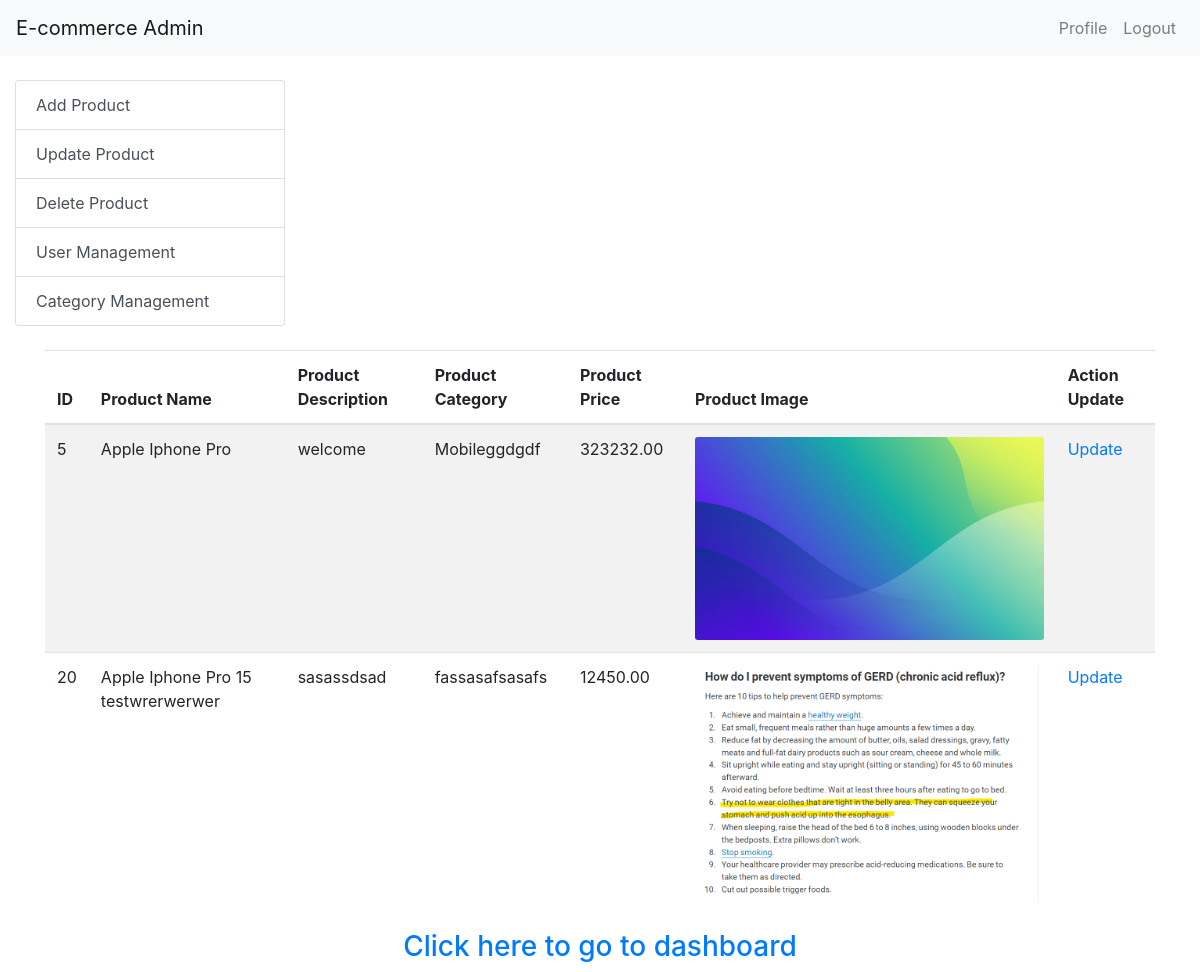
/Crud/Design_Update_Product.php, run on the app's committed database.
### tables this page shows
CREATE TABLE `product_details` (
  `product_id` int(11) NOT NULL,
  `product_name` varchar(255) NOT NULL,
  `product_description` text NOT NULL,
  `product_category` varchar(100) NOT NULL,
  `product_price` decimal(10,2) NOT NULL,
  `product_sku` varchar(50) DEFAULT NULL,
  `product_barcode` varchar(50) DEFAULT NULL,
  `product_weight` decimal(10,2) DEFAULT NULL,
  `product_dimensions` varchar(100) DEFAULT NULL,
  `product_quantity` int(11) DEFAULT NULL,
  `product_variants` varchar(255) DEFAULT NULL,
  `shipping_info` varchar(255) DEFAULT NULL,
  `seo_info` varchar(255) DEFAULT NULL,
  `product_brand` varchar(100) DEFAULT NULL,
  `product_features` text DEFAULT NULL,
  `product_benefits` text DEFAULT NULL,
  `related_products` varchar(255) DEFAULT NULL,
  `product_reviews` text DEFAULT NULL,
  `created_at` timestamp NOT NULL DEFAULT current_timestamp(),
  `image_filenames` varchar(2555) NOT NULL
);

### Crud/Design_Update_Product.php (the view, shortened to what this page needs)
<!DOCTYPE html>
<html lang="en">
<head>
    <link href="https://maxcdn.bootstrapcdn.com/bootstrap/4.5.2/css/bootstrap.min.css" rel="stylesheet">
</head>
<body>
<header>
    <nav class="navbar navbar-expand-lg navbar-light bg-light">
        <a class="navbar-brand" href="#">E-commerce Admin</a>
        <div class="collapse navbar-collapse" id="navbarNav">
            <ul class="navbar-nav ml-auto">
                <li class="nav-item">
                    <a class="nav-link" href="#">Profile</a>
                </li>
                <li class="nav-item">
                    <a class="nav-link" href="#">Logout</a>
                </li>
            </ul>
        </div>
    </nav>
</header>
<body>
<div class="container-fluid mt-4">
    <div class="row">
        <div class="col-md-3">
            <div class="list-group">
                <a href="Design_Add_Product.php" class="list-group-item list-group-item-action">Add Product</a>
                <a href="Design_Update_Product.php" class="list-group-item list-group-item-action">Update Product</a>
                <a href="Design_Delete_Product.php" class="list-group-item list-group-item-action">Delete Product</a>
                <a href="#" class="list-group-item list-group-item-action">User Management</a>
                <a href="#" class="list-group-item list-group-item-action">Category Management</a>
            </div>
        </div>
<div class="container mt-4">
    <?php
    $conn = mysqli_connect("localhost", "root", "", "Atmiya_Ecommerce");
    $sql = "SELECT * FROM Product_Details";
    $result = mysqli_query($conn, $sql);
  echo '<div class="table-responsive">';
    echo '<table class="table table-striped">';
    echo '<thead>';
    echo '<tr>';
    echo '<th>ID</th>';
    echo '<th>Product Name</th>';
    echo '<th>Product Description</th>';
    echo '<th>Product Category</th>';
    echo '<th>Product Price</th>';
	  echo '<th>Product Image</th>';
    echo '<th>Action Update</th>';
    echo '</tr>';
    echo '</thead>';
    echo '<tbody>';
    while ($row = mysqli_fetch_assoc($result)) {
        echo '<tr>';
        echo '<td>' . $row['product_id'] . '</td>';
        echo '<td>' . $row['product_name'] . '</td>';
        echo '<td>' . $row['product_description'] . '</td>';
        echo '<td>' . $row['product_category'] . '</td>';
        echo '<td>' . $row['product_price'] . '</td>';
		 echo '<td><img src='.$row['image_filenames'].' class=card-img></td>';
        echo '<td><a href="edit_product.php?id=' . $row['product_id'] . '">Update</a></td>';
        echo '</tr>';
    }
    echo '</tbody>';
    echo '</table>';
    echo '</div>';
    ?>
	<center><h3><a href="index.php">Click here to go to dashboard </a></h3></center>
</div>
</body>
</html>

### data on the page
product_details: product_id "5", product_name "Apple Iphone Pro", product_description "welcome", product_category "Mobileggdgdf", product_price "323232.00", image_filenames (picture)
product_details: product_id "20", product_name "Apple Iphone Pro 15 testwrerwerwer", product_description "sasassdsad", product_category "fassasafsasafs", product_price "12450.00", image_filenames (picture)
